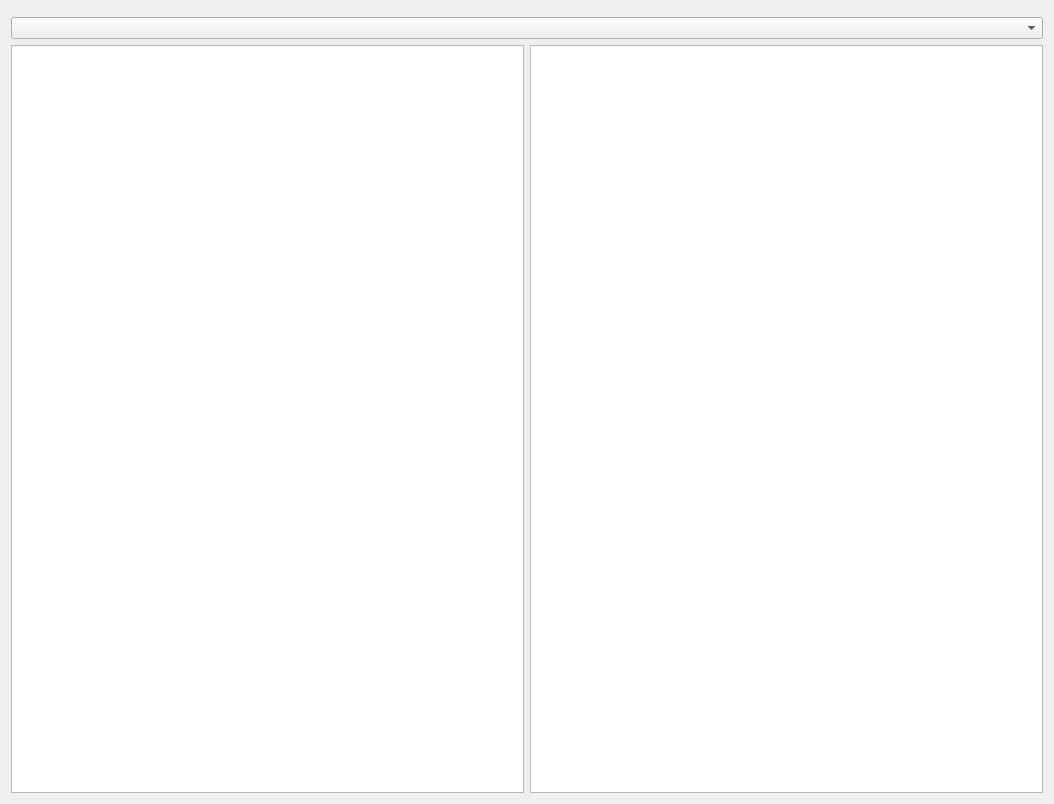
<ui version="4.0">
 <class>Form</class>
 <widget class="QWidget" name="Form">
  <property name="geometry">
   <rect>
    <x>0</x>
    <y>0</y>
    <width>1054</width>
    <height>804</height>
   </rect>
  </property>
  <property name="windowTitle">
   <string>表单</string>
  </property>
  <layout class="QVBoxLayout" name="verticalLayout">
   <item>
    <widget class="qMRMLSceneFactoryWidget" name="MRMLSceneFactoryWidget" />
   </item>
   <item>
    <widget class="qMRMLNodeComboBox" name="MRMLNodeComboBox">
     <property name="nodeTypes">
      <stringlist notr="true">
       <string>相机节点 (vtkMRMLCameraNode)</string>
      </stringlist>
     </property>
     <property name="showChildNodeTypes">
      <bool>false</bool>
     </property>
     <property name="selectNodeUponCreation">
      <bool>false</bool>
     </property>
     <property name="noneEnabled">
      <bool>true</bool>
     </property>
     <property name="removeEnabled">
      <bool>false</bool>
     </property>
     <property name="editEnabled">
      <bool>true</bool>
     </property>
    </widget>
   </item>
   <item>
    <layout class="QHBoxLayout" name="horizontalLayout">
     <item>
      <widget class="qMRMLListWidget" name="MRMLListWidget">
       <property name="dragEnabled">
        <bool>true</bool>
       </property>
       <property name="dragDropMode">
        <enum>QAbstractItemView::DragDrop</enum>
       </property>
       <property name="alternatingRowColors">
        <bool>false</bool>
       </property>
      </widget>
     </item>
     <item>
      <widget class="qMRMLTreeView" name="MRMLTreeView">
       <property name="dragEnabled">
        <bool>true</bool>
       </property>
       <property name="dragDropMode">
        <enum>QAbstractItemView::DragDrop</enum>
       </property>
       <property name="alternatingRowColors">
        <bool>false</bool>
       </property>
       <property name="textElideMode">
        <enum>Qt::ElideMiddle</enum>
       </property>
       <property name="animated">
        <bool>true</bool>
       </property>
       <property name="allColumnsShowFocus">
        <bool>false</bool>
       </property>
       <attribute name="headerDefaultSectionSize">
        <number>200</number>
       </attribute>
      </widget>
     </item>
    </layout>
   </item>
  </layout>
 </widget>
 <customwidgets>
  <customwidget>
   <class>qMRMLListWidget</class>
   <extends>QListView</extends>
   <header>qMRMLListWidget.h</header>
  </customwidget>
  <customwidget>
   <class>qMRMLNodeComboBox</class>
   <extends>QComboBox</extends>
   <header>qMRMLNodeComboBox.h</header>
  </customwidget>
  <customwidget>
   <class>qMRMLTreeView</class>
   <extends>QTreeView</extends>
   <header>qMRMLTreeView.h</header>
  </customwidget>
  <customwidget>
   <class>qMRMLSceneFactoryWidget</class>
   <extends>QWidget</extends>
   <header>qMRMLSceneFactoryWidgetPlugin.h</header>
  </customwidget>
 </customwidgets>
 <resources />
 <connections>
  <connection>
   <sender>MRMLSceneFactoryWidget</sender>
   <signal>mrmlSceneChanged(vtkMRMLScene*)</signal>
   <receiver>MRMLListWidget</receiver>
   <slot>setMRMLScene(vtkMRMLScene*)</slot>
   <hints>
    <hint type="sourcelabel">
     <x>359</x>
     <y>62</y>
    </hint>
    <hint type="destinationlabel">
     <x>374</x>
     <y>362</y>
    </hint>
   </hints>
  </connection>
  <connection>
   <sender>MRMLSceneFactoryWidget</sender>
   <signal>mrmlSceneChanged(vtkMRMLScene*)</signal>
   <receiver>MRMLTreeView</receiver>
   <slot>setMRMLScene(vtkMRMLScene*)</slot>
   <hints>
    <hint type="sourcelabel">
     <x>678</x>
     <y>79</y>
    </hint>
    <hint type="destinationlabel">
     <x>698</x>
     <y>491</y>
    </hint>
   </hints>
  </connection>
  <connection>
   <sender>MRMLSceneFactoryWidget</sender>
   <signal>mrmlSceneChanged(vtkMRMLScene*)</signal>
   <receiver>MRMLNodeComboBox</receiver>
   <slot>setMRMLScene(vtkMRMLScene*)</slot>
   <hints>
    <hint type="sourcelabel">
     <x>427</x>
     <y>44</y>
    </hint>
    <hint type="destinationlabel">
     <x>432</x>
     <y>182</y>
    </hint>
   </hints>
  </connection>
 </connections>
</ui>
